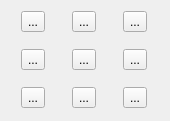
<?xml version="1.0" encoding="UTF-8"?>
<ui version="4.0">
 <class>Face</class>
 <widget class="QDialog" name="Face">
  <property name="geometry">
   <rect>
    <x>0</x>
    <y>0</y>
    <width>170</width>
    <height>121</height>
   </rect>
  </property>
  <property name="windowTitle">
   <string>Dialog</string>
  </property>
  <widget class="QWidget" name="gridLayoutWidget">
   <property name="geometry">
    <rect>
     <x>0</x>
     <y>0</y>
     <width>171</width>
     <height>121</height>
    </rect>
   </property>
   <layout class="QGridLayout" name="gridLayout">
    <item row="1" column="1">
     <widget class="QToolButton" name="toolButton_5">
      <property name="text">
       <string>...</string>
      </property>
      <property name="icon">
       <iconset resource="resources.qrc">
        <normaloff>:/resource/images/face/05.png</normaloff>:/resource/images/face/05.png</iconset>
      </property>
     </widget>
    </item>
    <item row="0" column="1">
     <widget class="QToolButton" name="toolButton_2">
      <property name="text">
       <string>...</string>
      </property>
      <property name="icon">
       <iconset resource="resources.qrc">
        <normaloff>:/resource/images/face/02.png</normaloff>:/resource/images/face/02.png</iconset>
      </property>
     </widget>
    </item>
    <item row="2" column="0">
     <widget class="QToolButton" name="toolButton_7">
      <property name="text">
       <string>...</string>
      </property>
      <property name="icon">
       <iconset resource="resources.qrc">
        <normaloff>:/resource/images/face/07.png</normaloff>:/resource/images/face/07.png</iconset>
      </property>
     </widget>
    </item>
    <item row="0" column="0">
     <widget class="QToolButton" name="toolButton_1">
      <property name="text">
       <string>...</string>
      </property>
      <property name="icon">
       <iconset resource="resources.qrc">
        <normaloff>:/resource/images/face/01.png</normaloff>:/resource/images/face/01.png</iconset>
      </property>
     </widget>
    </item>
    <item row="1" column="0">
     <widget class="QToolButton" name="toolButton_4">
      <property name="text">
       <string>...</string>
      </property>
      <property name="icon">
       <iconset resource="resources.qrc">
        <normaloff>:/resource/images/face/04.png</normaloff>:/resource/images/face/04.png</iconset>
      </property>
     </widget>
    </item>
    <item row="2" column="1">
     <widget class="QToolButton" name="toolButton_8">
      <property name="text">
       <string>...</string>
      </property>
      <property name="icon">
       <iconset resource="resources.qrc">
        <normaloff>:/resource/images/face/08.png</normaloff>:/resource/images/face/08.png</iconset>
      </property>
     </widget>
    </item>
    <item row="0" column="2">
     <widget class="QToolButton" name="toolButton_3">
      <property name="text">
       <string>...</string>
      </property>
      <property name="icon">
       <iconset resource="resources.qrc">
        <normaloff>:/resource/images/face/03.png</normaloff>:/resource/images/face/03.png</iconset>
      </property>
     </widget>
    </item>
    <item row="1" column="2">
     <widget class="QToolButton" name="toolButton_6">
      <property name="text">
       <string>...</string>
      </property>
      <property name="icon">
       <iconset resource="resources.qrc">
        <normaloff>:/resource/images/face/06.png</normaloff>:/resource/images/face/06.png</iconset>
      </property>
     </widget>
    </item>
    <item row="2" column="2">
     <widget class="QToolButton" name="toolButton_9">
      <property name="text">
       <string>...</string>
      </property>
      <property name="icon">
       <iconset resource="resources.qrc">
        <normaloff>:/resource/images/face/09.png</normaloff>:/resource/images/face/09.png</iconset>
      </property>
     </widget>
    </item>
   </layout>
  </widget>
 </widget>
 <resources>
  <include location="resources.qrc"/>
 </resources>
 <connections/>
</ui>
